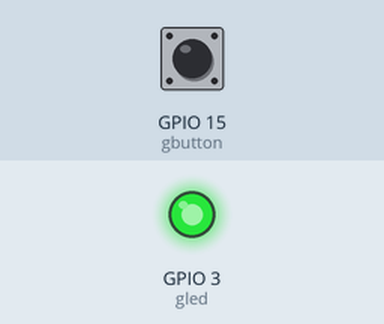
Bench run of a program on a simulated Raspberry Pi (BCM pin numbers). Parts: output pins drawn as LEDs (lit = HIGH). The inputs (shaded band) are chosen by the test bench; at power-on: GPIO 15 (gbutton) HIGH. What the program prints to the terminal is not drawn.

Above: at 0.1 s.
At 2.1 s:
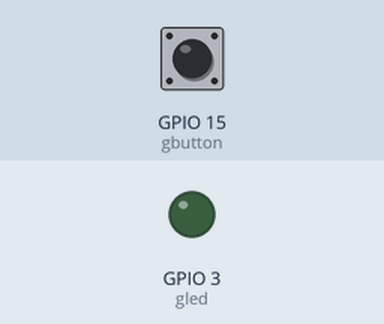
Timing chart, 0 to 3.6 s (numbered marks = the images above):
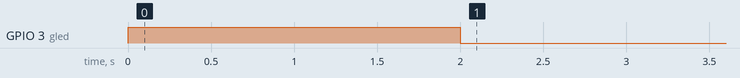

The program:

gpio-test.py
```python
import RPi.GPIO as GPIO
import time

# https://www.raspberrypi.org/documentation/usage/gpio-plus-and-raspi2/README.md

GPIO.setmode(GPIO.BCM)
GPIO.setwarnings(False)

# GPIO pinout
gled = 3
gbutton = 15

GPIO.setup(gled, GPIO.OUT)
GPIO.setup(gbutton, GPIO.IN, GPIO.PUD_UP)

# LED test
print("LED test")
GPIO.output(gled, 1)
time.sleep(2)
GPIO.output(gled, 0)

# Input test
while True:
    if GPIO.input(gbutton) == GPIO.LOW:
        print("Green button pressed")
        break

GPIO.cleanup()
```
